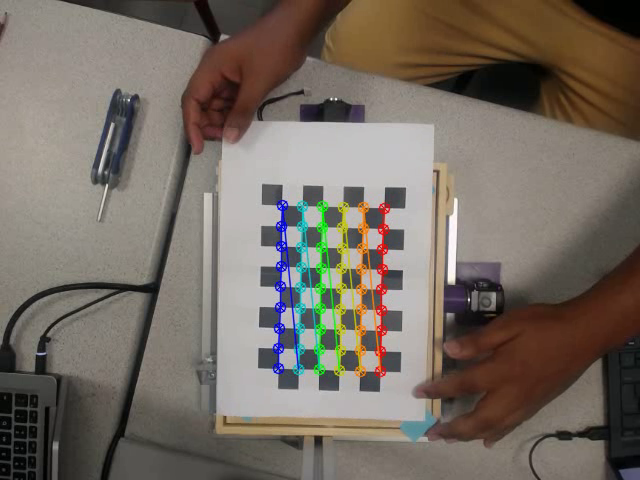
#> input picture frame 5 of extra/calibration.mp4, 640 x 480 px, given in place of the camera
$ python calibration_camera.py
#> lines starting #> are read from the running program, lines starting #| are printed output that depends on the picture; after the words box and inside, x2 and y2 are one past the last pixel; in counts of white or black regions, pixels touching at a corner belong together; long printed decimals are rounded
# Import required modules:
import cv2
import numpy as np
import os
from time import sleep

# Define the dimensions of checkerboard
CHECKERBOARD = (9, 6)
MIN_POINTS = 50
RECORD = True

# Stop the iteration when specified
# accuracy, epsilon, is reached or
# specified number of iterations are completed.
criteria = (cv2.TERM_CRITERIA_EPS +
            cv2.TERM_CRITERIA_MAX_ITER, 30, 0.001)

# Vector for the 3D points:
threedpoints = []

# Vector for 2D points:
twodpoints = []

# 3D points real world coordinates:
objectp3d = np.zeros((1, CHECKERBOARD[0]
                      * CHECKERBOARD[1],
                      3), np.float32)

objectp3d[0, :, :2] = np.mgrid[0:CHECKERBOARD[0],
                               0:CHECKERBOARD[1]].T.reshape(-1, 2)
prev_img_shape = None

cap = cv2.VideoCapture(0)
FPS = cap.get(cv2.CAP_PROP_FPS)

# Check if the webcam is opened correctly
if not cap.isOpened():
    raise IOError("Cannot open webcam")

if RECORD:
        width = int(cap.get(cv2.CAP_PROP_FRAME_WIDTH))
        height = int(cap.get(cv2.CAP_PROP_FRAME_HEIGHT))
        writer = cv2.VideoWriter('calibration.mp4',
                                 cv2.VideoWriter_fourcc(*'DIVX'),
                                 FPS,
                                 (width,height))


while True:
        ret, img = cap.read()
#> img is the input picture: shape (480, 640, 3); mean B, G, R 98.8, 108.1, 117.4
        image = img
        grayColor = cv2.cvtColor(image, cv2.COLOR_BGR2GRAY)
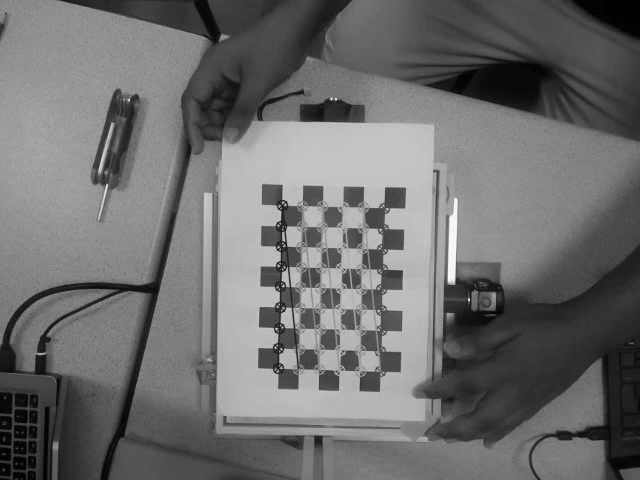
#> grayColor: shape (480, 640); min 0, max 251, mean 109.8

        # Find the chess board corners
        # if desired number of corners are
        # found in the image then ret = true:
        ret, corners = cv2.findChessboardCorners(
                        grayColor, CHECKERBOARD,
                        cv2.CALIB_CB_ADAPTIVE_THRESH
                        + cv2.CALIB_CB_FAST_CHECK +
                        cv2.CALIB_CB_NORMALIZE_IMAGE)
#> ret = True; corners = 54 rows, first 8: [384.6, 207.2], [382.5, 228.4], [382.5, 248.9], [382.4, 269.7], [380.6, 289.4], [380.5, 309.4], [381.7, 331], [378.3, 349.2]

        # If desired number of corners can be detected then,
        # refine the pixel coordinates and display
        # them on the images of checker board
        if ret == True:
            threedpoints.append(objectp3d)

            # Refining pixel coordinates
            # for given 2d points.
            corners2 = cv2.cornerSubPix(
                grayColor, corners, CHECKERBOARD, (-1, -1), criteria)
#> corners2 = 54 rows, first 8: [384.4, 207.4], [382.9, 228.5], [382, 248.8], [382.3, 269.3], [379.9, 289.7], [380.7, 309.2], [381.7, 331.9], [379.8, 350.4]

            twodpoints.append(corners2)
            # When we have minimum number of data points, stop:
            if len(twodpoints) > MIN_POINTS:
                cap.release()
                if RECORD: writer.release()
                cv2.destroyAllWindows()
                break

            # Draw and display the corners:
            image = cv2.drawChessboardCorners(image,
                                              CHECKERBOARD,
                                              corners2, ret)
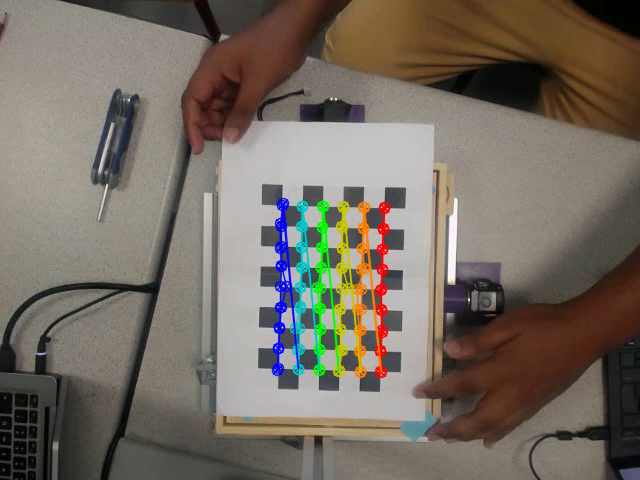
#> image: shape (480, 640, 3); 2.99% of pixels changed, all inside (x1, y1, x2, y2) = (271, 197, 391, 379)

        cv2.imshow('img', image)

        if RECORD:
            writer.write(image)

        # wait for ESC key to exit and terminate feed.
        k = cv2.waitKey(1)
#> (key Esc is pressed here)
        if k == 27:
            cap.release()
            if RECORD: writer.release()
            cv2.destroyAllWindows()
            break


h, w = image.shape[:2]
#> h = 480; w = 640

# Perform camera calibration by
# passing the value of above found out 3D points (threedpoints)
# and its corresponding pixel coordinates of the
# detected corners (twodpoints):
ret, matrix, distortion, r_vecs, t_vecs = cv2.calibrateCamera(
    threedpoints, twodpoints, grayColor.shape[::-1], None, None)
#> ret = 1.98; matrix = [[4550.1, 0, 325.9], [0, 4147.4, 238.9], [0, 0, 1]]; distortion = [[80.58, -17057.1, -0.639, 0.146, -36.01]]; r_vecs = ([-0.377, -0.354, 1.57],); t_vecs = ([2.54, -1.49, 204.2],)

# Displaying required output
print(" Camera matrix:")
print(matrix)
#| [[4.55007235e+03 0.00000000e+00 3.25881994e+02]
#|  [0.00000000e+00 4.14735759e+03 2.38890041e+02]
#|  [0.00000000e+00 0.00000000e+00 1.00000000e+00]]

print("\n Distortion coefficient:")
print(distortion)
#| [[ 8.05844424e+01 -1.70571391e+04 -6.38889538e-01  1.46457423e-01
#|   -3.60118749e+01]]

print("\n Rotation Vectors:")
print(r_vecs)
#| (array([[-0.3771],
#|        [-0.3541],
#|        [ 1.571  ]]),)

print("\n Translation Vectors:")
print(t_vecs)
#| (array([[  2.544],
#|        [ -1.489 ],
#|        [204.207]]),)
